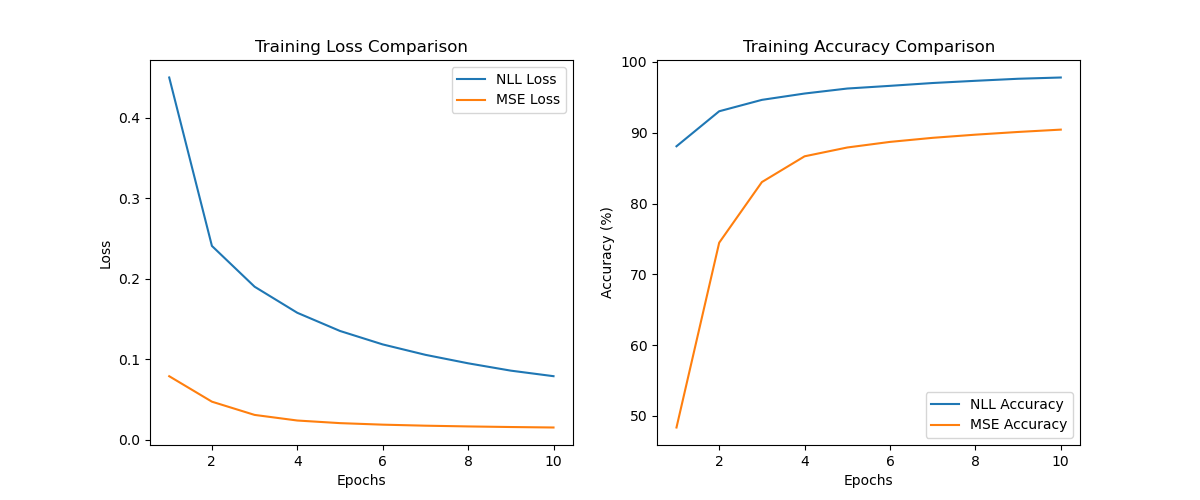

Here is the Python script that generated this plot:
import torch
import torch.nn as nn
import torch.optim as optim
from torchvision import datasets, transforms
from torch.utils.data import DataLoader
import matplotlib.pyplot as plt

# Convert targets to one-hot encoding
def one_hot_encode(targets, num_classes=10):
    return torch.eye(num_classes)[targets]

# 1. Data Preparation
# Define transformations for the training and test sets
transform = transforms.Compose([
    transforms.ToTensor(),  # Convert PIL image to PyTorch Tensor
    transforms.Normalize((0.1307,), (0.3081,))  # Normalize the dataset
])

# Download and load the training and test datasets
train_dataset = datasets.MNIST(root='./data', train=True,
                               transform=transform, download=True)
test_dataset = datasets.MNIST(root='./data', train=False,
                              transform=transform, download=True)

# Create data loaders
train_loader = DataLoader(dataset=train_dataset, batch_size=32, shuffle=True)
test_loader = DataLoader(dataset=test_dataset, batch_size=32, shuffle=False)

# 2. Model Construction
class MLP(nn.Module):
    def __init__(self):
        super(MLP, self).__init__()
        self.flatten = nn.Flatten()
        self.hidden = nn.Linear(28*28, 128)  # Input layer to hidden layer
        self.relu = nn.ReLU()
        self.output = nn.Linear(128, 10)     # Hidden layer to output layer
        self.softmax = nn.LogSoftmax(dim=1)  # Use LogSoftmax for numerical stability

    def forward(self, x):
        x = self.flatten(x)
        x = self.hidden(x)
        x = self.relu(x)
        x = self.output(x)
        return x

model = MLP()

# 3. Model Compilation
optimizer = optim.SGD(model.parameters(), lr=0.01)

# Initialize lists to store losses for both methods
train_losses_mse = []
train_losses_nll = []

# Initialize lists to store accuracy for both methods
train_accuracies_mse = []
train_accuracies_nll = []

epochs = 10

# 4. Model Training for NLL Loss
criterion_nll = nn.NLLLoss()  # Negative Log Likelihood Loss (used with LogSoftmax)

# Train using NLLLoss
print("Training with NLLLoss:")
for epoch in range(epochs):
    model.train()
    epoch_loss = 0
    correct = 0

    for data, target in train_loader:
        optimizer.zero_grad()
        output = model(data)
        loss = criterion_nll(nn.LogSoftmax(dim=1)(output), target)  # Apply log softmax and use NLLLoss
        loss.backward()
        optimizer.step()

        epoch_loss += loss.item()
        pred = output.argmax(dim=1, keepdim=True)
        correct += pred.eq(target.view_as(pred)).sum().item()

    train_losses_nll.append(epoch_loss / len(train_loader))
    train_accuracy = 100. * correct / len(train_loader.dataset)
    train_accuracies_nll.append(train_accuracy)

    print(f'Epoch {epoch+1}/{epochs}, Loss: {train_losses_nll[-1]:.4f}, Accuracy: {train_accuracy:.2f}%')

# Re-initialize model and optimizer for fair comparison
model = MLP()
optimizer = optim.SGD(model.parameters(), lr=0.01)

# 5. Model Training for MSE Loss
criterion_mse = nn.MSELoss()  # Mean Squared Error Loss

print("\nTraining with MSELoss:")
for epoch in range(epochs):
    model.train()
    epoch_loss = 0
    correct = 0

    for data, target in train_loader:
        optimizer.zero_grad()
        output = model(data)
        target_one_hot = one_hot_encode(target)  # Convert target to one-hot encoding
        loss = criterion_mse(torch.exp(nn.LogSoftmax(dim=1)(output)), target_one_hot)  # Apply softmax before MSE
        loss.backward()
        optimizer.step()

        epoch_loss += loss.item()
        pred = output.argmax(dim=1, keepdim=True)
        correct += pred.eq(target.view_as(pred)).sum().item()

    train_losses_mse.append(epoch_loss / len(train_loader))
    train_accuracy = 100. * correct / len(train_loader.dataset)
    train_accuracies_mse.append(train_accuracy)

    print(f'Epoch {epoch+1}/{epochs}, Loss: {train_losses_mse[-1]:.4f}, Accuracy: {train_accuracy:.2f}%')

# 6. Plot Comparison
plt.figure(figsize=(12, 5))

# Plot loss comparison
plt.subplot(1, 2, 1)
plt.plot(range(1, epochs+1), train_losses_nll, label="NLL Loss")
plt.plot(range(1, epochs+1), train_losses_mse, label="MSE Loss")
plt.title("Training Loss Comparison")
plt.xlabel("Epochs")
plt.ylabel("Loss")
plt.legend()

# Plot accuracy comparison
plt.subplot(1, 2, 2)
plt.plot(range(1, epochs+1), train_accuracies_nll, label="NLL Accuracy")
plt.plot(range(1, epochs+1), train_accuracies_mse, label="MSE Accuracy")
plt.title("Training Accuracy Comparison")
plt.xlabel("Epochs")
plt.ylabel("Accuracy (%)")
plt.legend()

plt.show()
